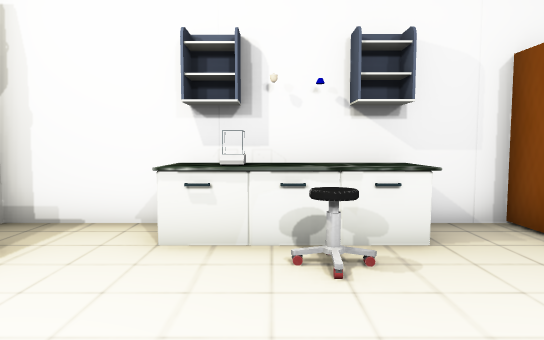
view 1 (above)

16 first-person views from a walk through a Unity game level. The camera is 1.3 m above the floor, tilts 4° down and sees 75° across. The floor is counted in squares, 1 m on a side. Each view is taken from the middle of a square. On the plan, view 1 faces up. The plan holds only what a view shows up to about 15 squares ahead; the rest is blank. Some animated figures are left out. Some surface patterns are stand-ins.

view 2
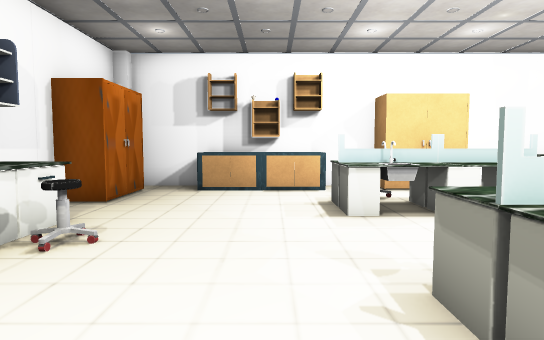

view 3
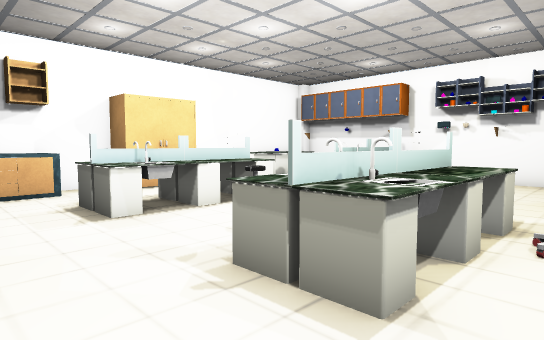

view 4
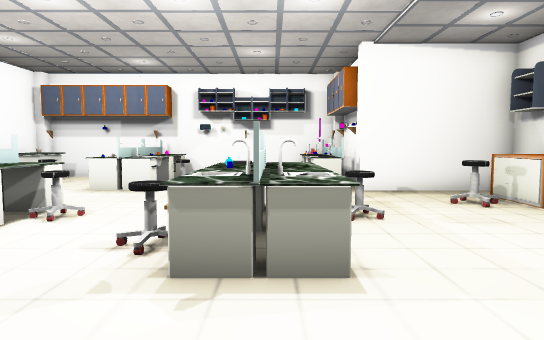

view 5
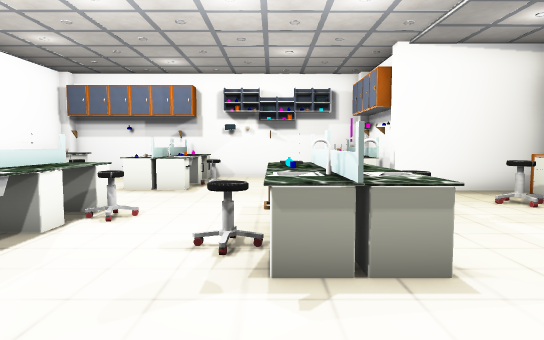

view 6
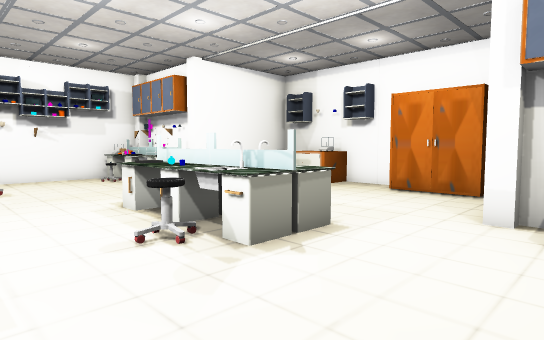

view 7
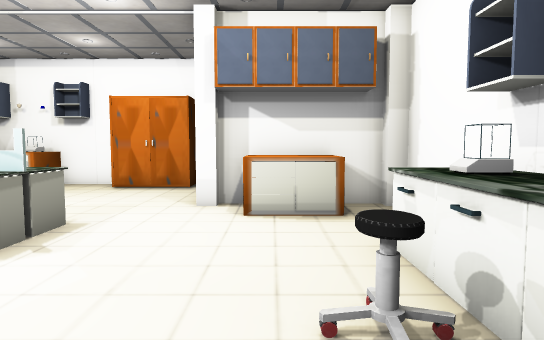

view 8
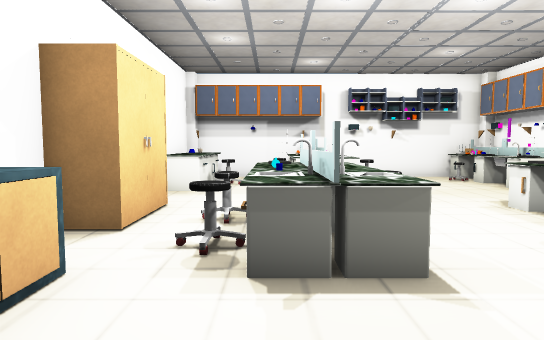

view 9
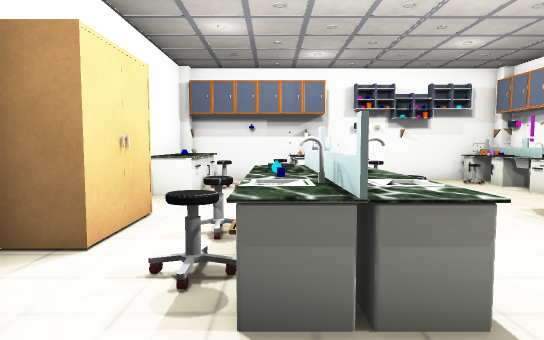

view 10
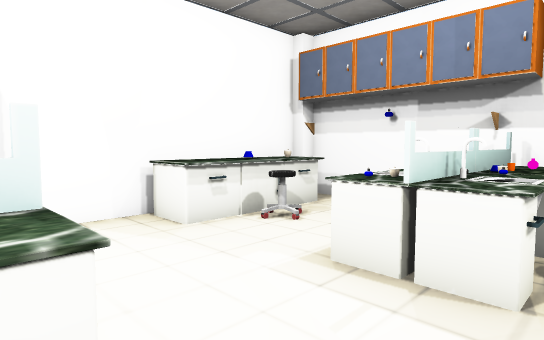

view 11
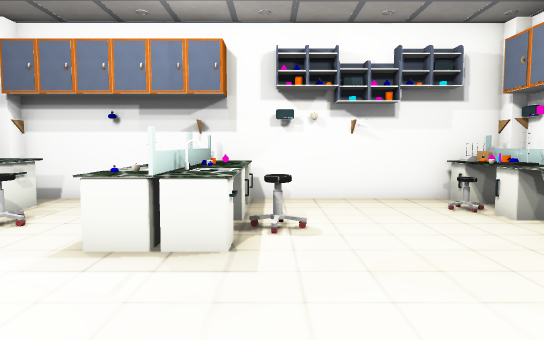

view 12
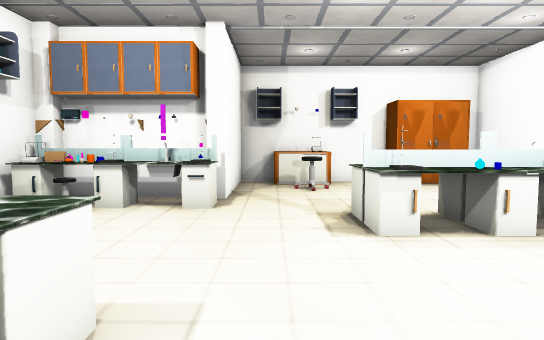

view 13
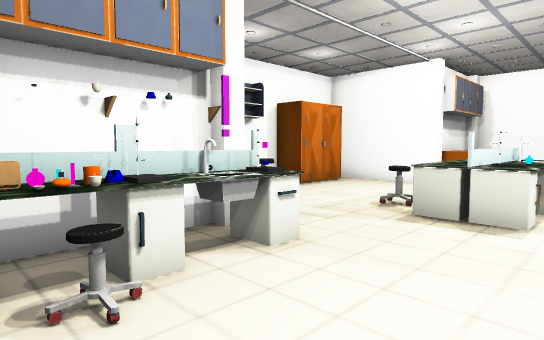

view 14
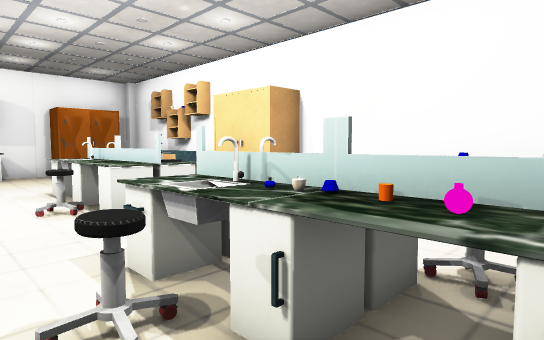

view 15
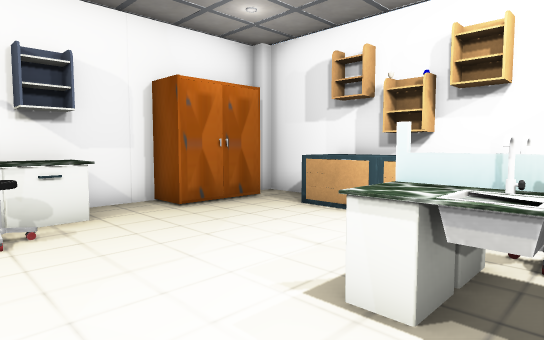

view 16
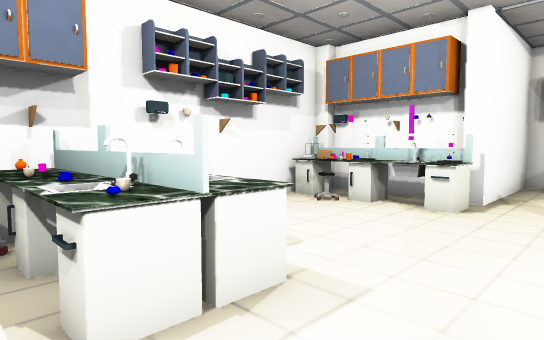

### Floor plan
Points are (right, up) in squares from view 1. A wall is a line through its corners. A room is listed if a view was taken in it or the views show most of it. See-through windows are left out.
Room 1 (views 1, 2, 3, 4, 5, 6, 7, 8, 9, 10, 11, 12, 13, 14, 15, 16)
walls: (-4, -8.4) (-4, -9.6); (-5.4, 1.4) (-8.9, 1.4); (7.4, -2.4) (7.4, 5.2); (-4.9, -9.4) (-4.9, -10.5); (-8.9, -1.9) (-8.9, -7.1) (-5.4, -7.1); (-4.6, -11.6) (6.5, -11.6); (4, 5.9) (-4.6, 5.9); (-4.9, 5.5) (-4.9, 2.5); (7.4, -10.1) (7.4, -4.6)
objects: other object (-8, -6); other object (-8, -5) to (-8, -4); other object (-8, -2) to (-8, -1); chair (-7, -5) to (-6, -5); pillar (-5, -11); other object (-5, -9); other object (-5, -8); pillar (-5, -7); pillar (-5, 2); rack (-4, -11); flask (-4, -10); tap (-4, -8); other object (-4, -7); chair (-4, -3) to (-3, -3); other object (-4, 3) to (-4, 4); other object (-3, -11); chair (-3, -10); other object (-3, -9); other object (-3, -8); other object (-3, -4) to (-2, -3); other object (-3, -2) to (-2, -1); other object (-2, -2) to (-1, 0); tap (-2, -1); other object (-1, -4); other object (-1, -3); other object (-1, 5) to (0, 5); other object (0, -3); chair (0, -1); other object (1, -11); other object (1, -10); chair (1, -9) to (1, -8); chair (1, 3); other object (1, 4); other object (1, 5) to (2, 5); other object (2, -11); flask (2, -10); other object (2, -9); tap (2, -8); other object (2, -7); chair (2, -4) to (2, -3); other object (3, -11); other object (3, -10); other object (3, -9); tap (3, -8); other object (3, -7); other object (3, -4) to (3, -3); other object (3, -2); tap (3, -1); other object (3, 0); chair (4, -10); other object (4, -8); other object (4, -4); other object (4, -3); other object (4, -2); other object (4, -1) to (4, 0); cabinet (4, 5) to (6, 5); chair (5, -9) to (6, -9); chair (5, -3); chair (5, -2) to (5, -1); other object (6, -11) to (7, -10); other object (6, -8) to (7, -7); cabinet (6, -5) to (7, -2); other object (6, 0) to (6, 1); other object (6, 2) to (7, 3); pillar (7, -11); other object (7, -9); rack (7, 1); pillar (7, 6)

Positions as (right, up) in squares from view 1, and headings:
1: (0, 0), facing up
2: (-4, 1), facing right
3: (-4, 2), facing down-right
4: (-2, 3), facing down
5: (-1, 3), facing down
6: (2, 3), facing down-left
7: (3, 3), facing left
8: (4, 3), facing down
9: (4, 2), facing down
10: (1, -4), facing down-right
11: (1, -3), facing down
12: (4, -6), facing left
13: (0, -11), facing up-left
14: (0, -11), facing up-right
15: (0, -2), facing up-right
16: (4, -5), facing down-left
